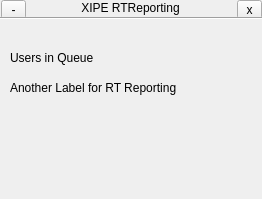
<?xml version="1.0" encoding="UTF-8"?>
<ui version="4.0">
 <class>MainWindow</class>
 <widget class="QMainWindow" name="MainWindow">
  <property name="geometry">
   <rect>
    <x>0</x>
    <y>0</y>
    <width>262</width>
    <height>199</height>
   </rect>
  </property>
  <property name="sizePolicy">
   <sizepolicy hsizetype="Fixed" vsizetype="Fixed">
    <horstretch>0</horstretch>
    <verstretch>0</verstretch>
   </sizepolicy>
  </property>
  <property name="maximumSize">
   <size>
    <width>264</width>
    <height>199</height>
   </size>
  </property>
  <property name="focusPolicy">
   <enum>Qt::StrongFocus</enum>
  </property>
  <property name="windowTitle">
   <string>MainWindow</string>
  </property>
  <property name="dockOptions">
   <set>QMainWindow::AllowNestedDocks|QMainWindow::AllowTabbedDocks|QMainWindow::AnimatedDocks|QMainWindow::ForceTabbedDocks</set>
  </property>
  <property name="unifiedTitleAndToolBarOnMac">
   <bool>true</bool>
  </property>
  <widget class="QWidget" name="centralWidget">
   <widget class="QLabel" name="labelInQueue">
    <property name="geometry">
     <rect>
      <x>10</x>
      <y>50</y>
      <width>241</width>
      <height>16</height>
     </rect>
    </property>
    <property name="text">
     <string>Users in Queue</string>
    </property>
   </widget>
   <widget class="QLabel" name="labelOther">
    <property name="geometry">
     <rect>
      <x>10</x>
      <y>80</y>
      <width>241</width>
      <height>16</height>
     </rect>
    </property>
    <property name="text">
     <string>Another Label for RT Reporting</string>
    </property>
   </widget>
   <widget class="QToolButton" name="toolButton">
    <property name="geometry">
     <rect>
      <x>237</x>
      <y>0</y>
      <width>25</width>
      <height>19</height>
     </rect>
    </property>
    <property name="text">
     <string>x</string>
    </property>
   </widget>
   <widget class="QToolButton" name="toolButton_2">
    <property name="geometry">
     <rect>
      <x>1</x>
      <y>0</y>
      <width>25</width>
      <height>19</height>
     </rect>
    </property>
    <property name="text">
     <string>-</string>
    </property>
   </widget>
   <widget class="Line" name="line">
    <property name="geometry">
     <rect>
      <x>-10</x>
      <y>10</y>
      <width>281</width>
      <height>16</height>
     </rect>
    </property>
    <property name="orientation">
     <enum>Qt::Horizontal</enum>
    </property>
   </widget>
   <widget class="QLabel" name="label">
    <property name="geometry">
     <rect>
      <x>40</x>
      <y>0</y>
      <width>181</width>
      <height>16</height>
     </rect>
    </property>
    <property name="text">
     <string>XIPE RTReporting</string>
    </property>
    <property name="alignment">
     <set>Qt::AlignCenter</set>
    </property>
   </widget>
  </widget>
 </widget>
 <layoutdefault spacing="6" margin="11"/>
 <resources/>
 <connections/>
</ui>
